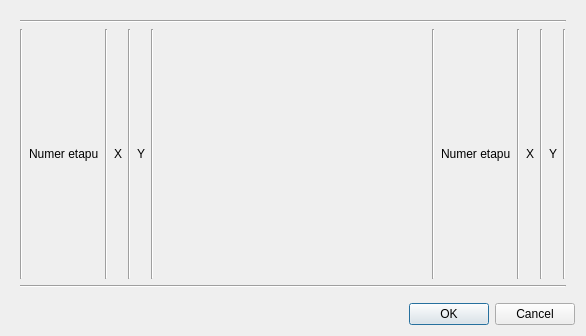
<?xml version="1.0" encoding="UTF-8"?>
<ui version="4.0">
 <class>PodzialEtapuRolety</class>
 <widget class="QDialog" name="PodzialEtapuRolety">
  <property name="geometry">
   <rect>
    <x>0</x>
    <y>0</y>
    <width>586</width>
    <height>336</height>
   </rect>
  </property>
  <property name="windowTitle">
   <string>Dialog</string>
  </property>
  <layout class="QVBoxLayout" name="verticalLayout">
   <item>
    <widget class="QWidget" name="widget" native="true">
     <layout class="QGridLayout" name="gridLayout">
      <item row="1" column="14">
       <widget class="Line" name="line4R">
        <property name="orientation">
         <enum>Qt::Vertical</enum>
        </property>
       </widget>
      </item>
      <item row="1" column="9">
       <widget class="QLabel" name="lNrEtapuR">
        <property name="text">
         <string>Numer etapu</string>
        </property>
       </widget>
      </item>
      <item row="1" column="1">
       <widget class="QLabel" name="lNrEtapuL">
        <property name="text">
         <string>Numer etapu</string>
        </property>
       </widget>
      </item>
      <item row="1" column="4">
       <widget class="Line" name="line3L">
        <property name="orientation">
         <enum>Qt::Vertical</enum>
        </property>
       </widget>
      </item>
      <item row="1" column="11">
       <widget class="QLabel" name="lXR">
        <property name="text">
         <string>X</string>
        </property>
       </widget>
      </item>
      <item row="1" column="12">
       <widget class="Line" name="line3R">
        <property name="orientation">
         <enum>Qt::Vertical</enum>
        </property>
       </widget>
      </item>
      <item row="1" column="6">
       <widget class="Line" name="line4L">
        <property name="orientation">
         <enum>Qt::Vertical</enum>
        </property>
       </widget>
      </item>
      <item row="1" column="5">
       <widget class="QLabel" name="lYL">
        <property name="text">
         <string>Y</string>
        </property>
       </widget>
      </item>
      <item row="1" column="8">
       <widget class="Line" name="line1R">
        <property name="orientation">
         <enum>Qt::Vertical</enum>
        </property>
       </widget>
      </item>
      <item row="1" column="3">
       <widget class="QLabel" name="lXL">
        <property name="text">
         <string>X</string>
        </property>
       </widget>
      </item>
      <item row="1" column="10">
       <widget class="Line" name="line2R">
        <property name="orientation">
         <enum>Qt::Vertical</enum>
        </property>
       </widget>
      </item>
      <item row="1" column="2">
       <widget class="Line" name="line2L">
        <property name="orientation">
         <enum>Qt::Vertical</enum>
        </property>
       </widget>
      </item>
      <item row="1" column="0">
       <widget class="Line" name="line1L">
        <property name="orientation">
         <enum>Qt::Vertical</enum>
        </property>
       </widget>
      </item>
      <item row="1" column="7">
       <spacer name="horizontalSpacer">
        <property name="orientation">
         <enum>Qt::Horizontal</enum>
        </property>
        <property name="sizeHint" stdset="0">
         <size>
          <width>40</width>
          <height>20</height>
         </size>
        </property>
       </spacer>
      </item>
      <item row="1" column="13">
       <widget class="QLabel" name="lYR">
        <property name="text">
         <string>Y</string>
        </property>
       </widget>
      </item>
      <item row="0" column="0" colspan="15">
       <widget class="Line" name="line1H">
        <property name="orientation">
         <enum>Qt::Horizontal</enum>
        </property>
       </widget>
      </item>
      <item row="3" column="0" colspan="15">
       <widget class="Line" name="line2H">
        <property name="orientation">
         <enum>Qt::Horizontal</enum>
        </property>
       </widget>
      </item>
     </layout>
    </widget>
   </item>
   <item>
    <widget class="QDialogButtonBox" name="buttonBox">
     <property name="orientation">
      <enum>Qt::Horizontal</enum>
     </property>
     <property name="standardButtons">
      <set>QDialogButtonBox::Cancel|QDialogButtonBox::Ok</set>
     </property>
    </widget>
   </item>
  </layout>
 </widget>
 <resources/>
 <connections>
  <connection>
   <sender>buttonBox</sender>
   <signal>accepted()</signal>
   <receiver>PodzialEtapuRolety</receiver>
   <slot>accept()</slot>
   <hints>
    <hint type="sourcelabel">
     <x>248</x>
     <y>254</y>
    </hint>
    <hint type="destinationlabel">
     <x>157</x>
     <y>274</y>
    </hint>
   </hints>
  </connection>
  <connection>
   <sender>buttonBox</sender>
   <signal>rejected()</signal>
   <receiver>PodzialEtapuRolety</receiver>
   <slot>reject()</slot>
   <hints>
    <hint type="sourcelabel">
     <x>316</x>
     <y>260</y>
    </hint>
    <hint type="destinationlabel">
     <x>286</x>
     <y>274</y>
    </hint>
   </hints>
  </connection>
 </connections>
</ui>
